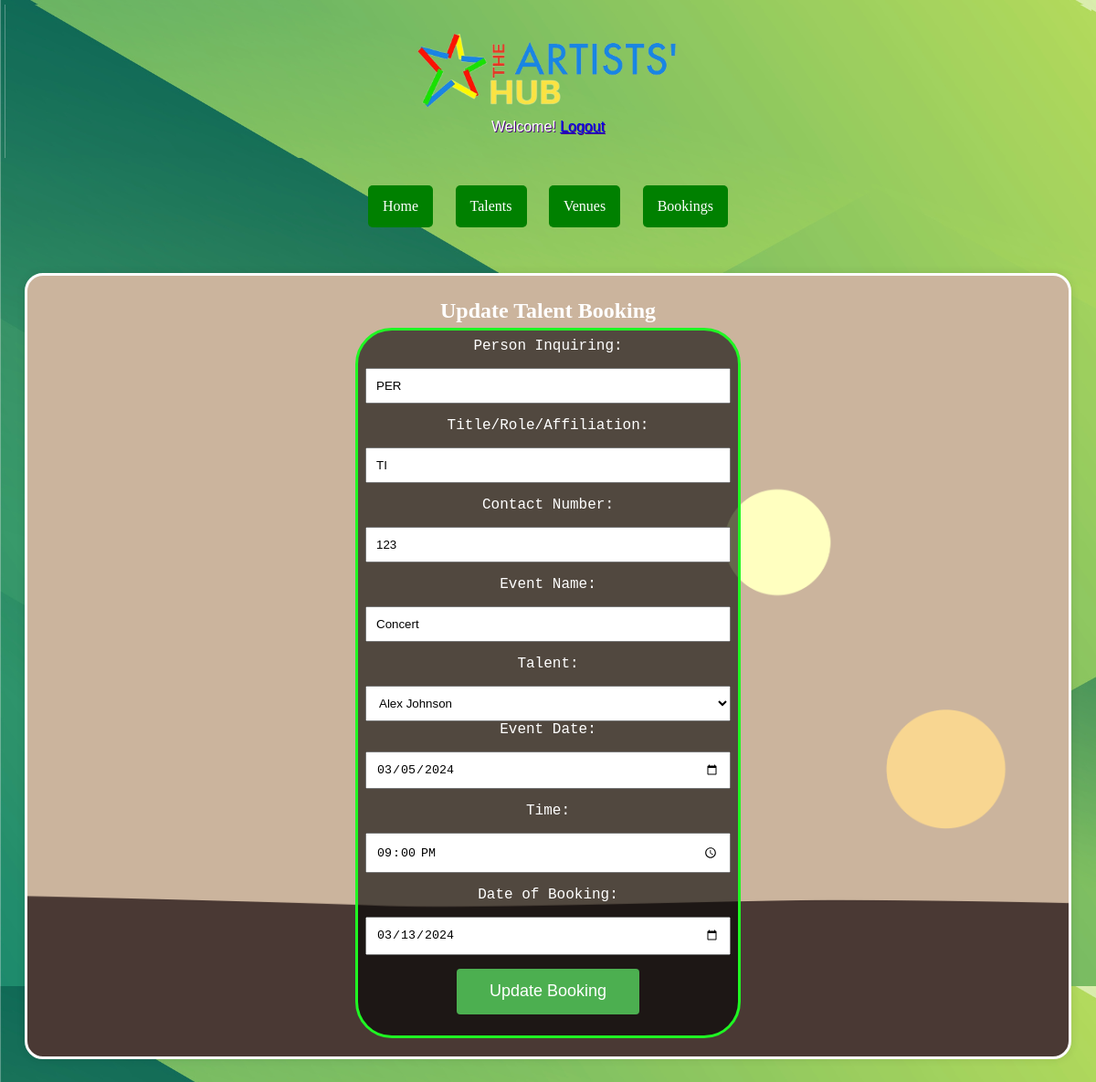
/update_talent_booking.php?bookingId=1, run on the app's committed database.
### tables this page shows
CREATE TABLE `talents_bookings` (
  `booking_id` int(11) NOT NULL,
  `event_name` varchar(255) NOT NULL,
  `talent_id` int(11) NOT NULL,
  `date` date NOT NULL,
  `time` time NOT NULL,
  `status` varchar(20) NOT NULL,
  `person_inquiring` varchar(255) DEFAULT NULL,
  `title_role_affiliation` varchar(255) DEFAULT NULL,
  `contact_number` varchar(20) DEFAULT NULL,
  `date_of_booking` date DEFAULT NULL
);

CREATE TABLE `talents` (
  `talent_id` int(11) NOT NULL,
  `talent_name` varchar(255) NOT NULL,
  `talent_skill` varchar(100) NOT NULL,
  `talent_fee` decimal(10,2) NOT NULL
);

### database.php (called while the page is built, shortened)
<?php
$host = "localhost";
$username = "root";
$password = "";
$database = "artisthub";
$conn = new mysqli($host, $username, $password, $database);
function getTalentsDropdown() {
    global $conn;
    $talents = array();
    $sql = "SELECT talent_id, talent_name FROM talents";
    $result = $conn->query($sql);
    if ($result->num_rows > 0) {
        while ($row = $result->fetch_assoc()) {
            $talents[] = $row;
        }
    }
    return $talents;
}
function getTalentBookingById($bookingId) {
    global $conn;
    $sql = "SELECT * FROM talents_bookings WHERE booking_id = ?";
    $stmt = $conn->prepare($sql);
    $stmt->bind_param("i", $bookingId);
    $stmt->execute();
    $result = $stmt->get_result();
    if ($result->num_rows > 0) {
        $talentBooking = $result->fetch_assoc();
        return $talentBooking;
    } else {
        $stmt->close();
        return false;
    }
}
?>

### update_talent_booking.php (the view, shortened to what this page needs)
<?php
include_once 'database.php';
$talentsDropdown = getTalentsDropdown();
if (isset($_GET['bookingId']) && !empty($_GET['bookingId'])) {
    $bookingId = $_GET['bookingId'];
    $talentBooking = getTalentBookingById($bookingId);
} else {
    header("Location: 404.php");
    exit();
}
?>
<!DOCTYPE html>
<html lang="en">
<head>
    <link rel="stylesheet" href="style.css">
</head>
<body>
    <div class="header">
    <img src="logo.png" alt="Artist Hub Logo">
        <p>Welcome! <a href="logout.php">Logout</a></p>
    </div>
    <header>
        <nav>
            <a href="index.php">Home</a>
            <a href="talents.php">Talents</a>
            <a href="venues.php">Venues</a>
            <a href="bookings.php">Bookings</a>
        </nav>
    </header>
    <div class="container">
        <h2>Update Talent Booking</h2>
        <form method="post" action="update_talent_booking.php?bookingId=<?php echo $talentBooking['booking_id']; ?>">
            <label for="personInquiring">Person Inquiring:</label>
            <input type="text" id="personInquiring" name="personInquiring" required value="<?php echo $talentBooking['person_inquiring']; ?>">
            <label for="titleRoleAffiliation">Title/Role/Affiliation:</label>
            <input type="text" id="titleRoleAffiliation" name="titleRoleAffiliation" required value="<?php echo $talentBooking['title_role_affiliation']; ?>">
            <label for="contactNumber">Contact Number:</label>
            <input type="tel" id="contactNumber" name="contactNumber" required value="<?php echo $talentBooking['contact_number']; ?>">
            <label for="eventName">Event Name:</label>
            <input type="text" id="eventName" name="eventName" required value="<?php echo $talentBooking['event_name']; ?>">
            <label for="talentId">Talent:</label>
            <select id="talentId" name="talentId" required>
                <?php foreach ($talentsDropdown as $talent): ?>
                    <option value="<?php echo $talent['talent_id']; ?>" <?php if ($talent['talent_id'] == $talentBooking['talent_id']) echo "selected"; ?>>
                        <?php echo $talent['talent_name']; ?>
                    </option>
                <?php endforeach; ?>
            </select>
            <label for="date">Event Date:</label>
            <input type="date" id="date" name="date" required value="<?php echo $talentBooking['date']; ?>">
            <label for="time">Time:</label>
            <input type="time" id="time" name="time" required value="<?php echo $talentBooking['time']; ?>">
            <label for="dateOfBooking">Date of Booking:</label>
            <input type="date" id="dateOfBooking" name="dateOfBooking" required value="<?php echo $talentBooking['date_of_booking']; ?>">
            <button type="submit" name="updateBooking">Update Booking</button>
        </form>
    </div>
</body>
</html>

### style.css (style rules this page uses)
body, h1, h2, p, form { margin: 0; padding: 5px; color: rgb(255, 255, 255); text-align: center; }
body { background: linear-gradient(to bottom, #006400, #14c91a); font-family: Arial, sans-serif; font-size: 16px; color: white; background-image: url("sage.png"); }
.header { background-color: #14c91a; padding: 20px; color: white; text-shadow: 1px 1px indigo; text-align: center; background-image: url("sage.png"); }
.header img { display: block; margin: 0 auto; height: 100px; }
.container { max-width: 1100px; margin: 20px auto; padding: 20px; border-radius: 20px; box-shadow: 0 0 10px rgba(0, 0, 0, 0.1); border-style: solid; color: rgb(253, 253, 253); font-family: Georgia; background-image: url("er.png"); background-size: cover; background-repeat: no-repeat; background-position: center; }
form { max-width: 400px; margin: 0 auto; font-family: Courier; font-size: 100%; padding: 8px; color: rgb(31, 247, 35); border-radius: 40px; border-style: solid; background: rgba(0, 0, 0, 0.6); }
label, input, button { display: block; margin-bottom: 15px; color: rgb(255, 255, 255); }
button, select { padding: 10px; width: 100%; box-sizing: border-box; }
input,select { color: rgb(0, 0, 0); padding: 10px; width: 100%; box-sizing: border-box; }
button { background-color: #4CAF50; color: white; border: none; padding: 12px 20px; text-align: center; text-decoration: none; display: inline-block; font-size: 18px; border-radius: 4px; cursor: pointer; width: 200px; height: 50px; }
nav { text-align: center; margin-bottom: 20px; padding-top: 30px; padding-bottom: 30px; }
nav a { color: white; text-decoration: none; padding: 14px 16px; display: inline-block; margin: 0 10px; border-radius: 5px; background-color: #008000; font-family: Verdana; }

### data on the page
talents_bookings: personInquiring "PER", titleRoleAffiliation "TI", contactNumber "123", eventName "Concert", talentId "Alex Johnson", date "03/05/2024", time "21:00:00", dateOfBooking "03/13/2024"
